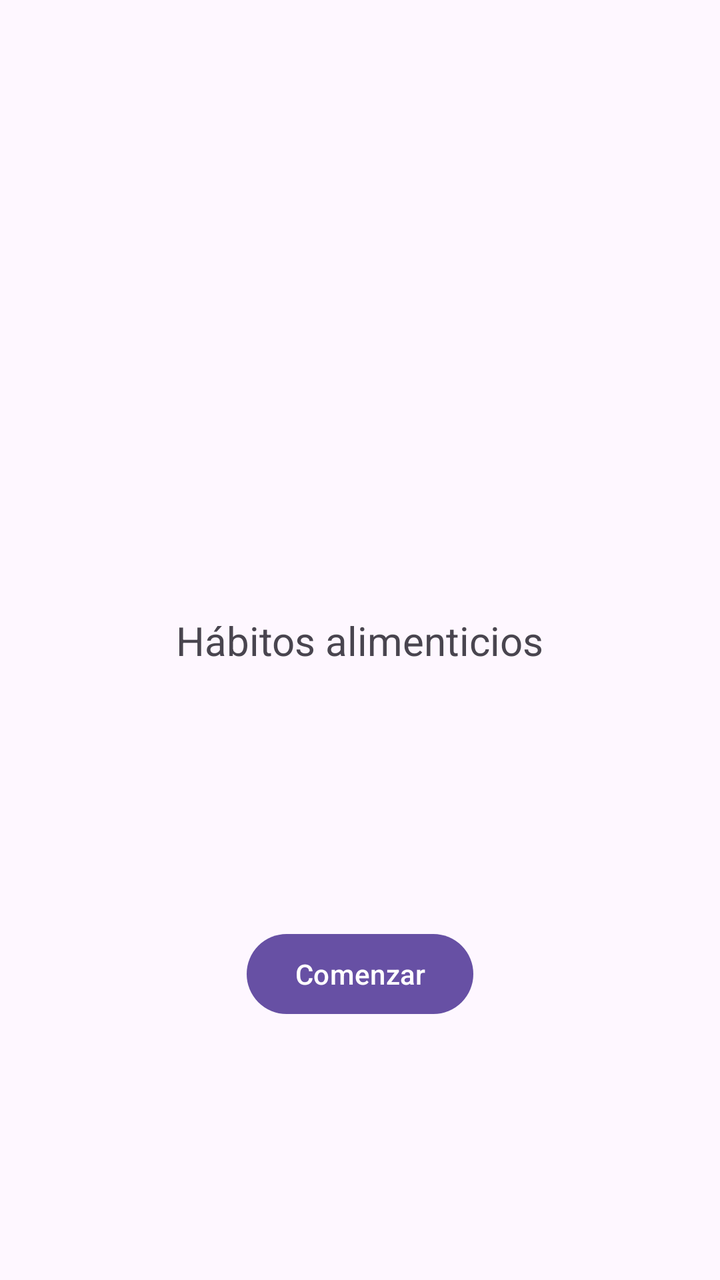
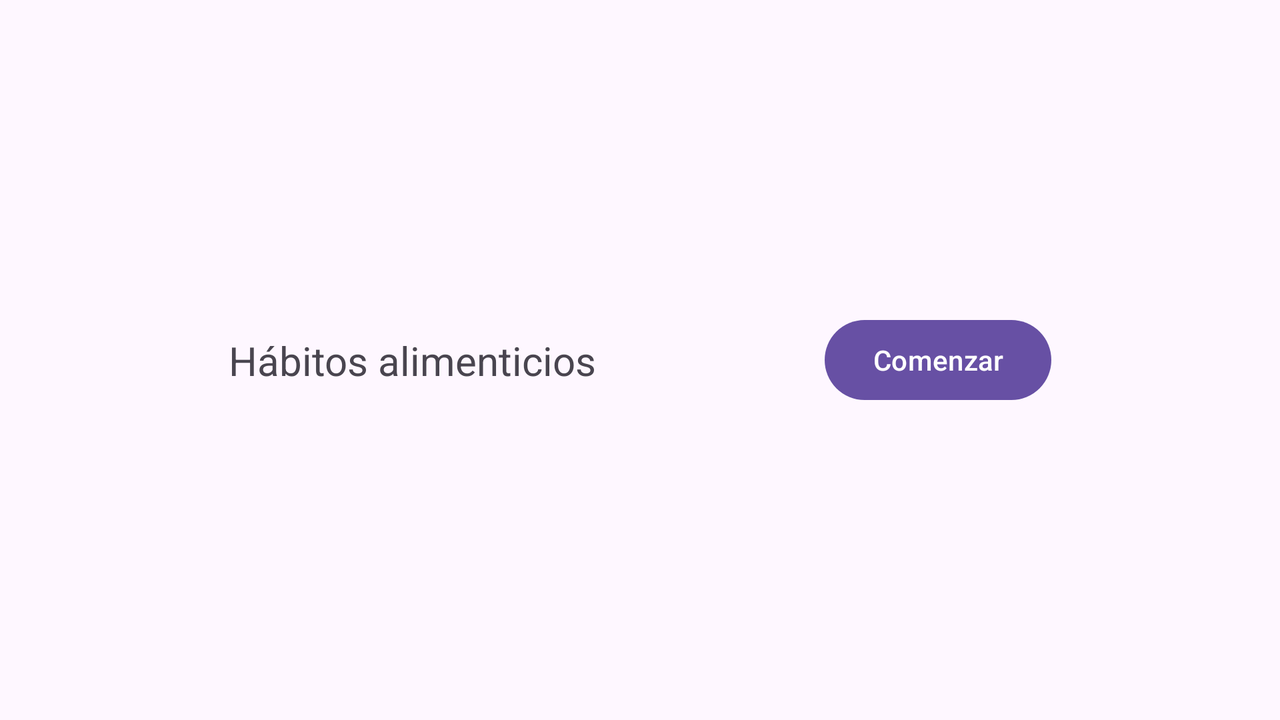

An Android layout and its configuration variant, each rendered on a device that would load it. The default file and the variant file are quoted in full after the pictures.
<!-- AndroidManifest.xml: application theme Theme.HabitosAlimenticios -->
<!-- res/layout/fragment_login.xml -->
<?xml version="1.0" encoding="utf-8"?>
<androidx.constraintlayout.widget.ConstraintLayout xmlns:android="http://schemas.android.com/apk/res/android"
    xmlns:app="http://schemas.android.com/apk/res-auto"
    xmlns:tools="http://schemas.android.com/tools"
    android:id="@+id/frameLayout"
    android:layout_width="match_parent"
    android:layout_height="match_parent"
    tools:context=".destinations.LoginFragment">

    <Button
        android:id="@+id/button_comenzar"
        android:layout_width="wrap_content"
        android:layout_height="wrap_content"
        android:text="Comenzar"
        app:layout_constraintBottom_toBottomOf="parent"
        app:layout_constraintEnd_toEndOf="parent"
        app:layout_constraintHorizontal_bias="0.5"
        app:layout_constraintStart_toStartOf="parent"
        app:layout_constraintTop_toBottomOf="@+id/textView" />

    <TextView
        android:id="@+id/textView"
        android:layout_width="wrap_content"
        android:layout_height="wrap_content"
        android:text="Hábitos alimenticios"
        android:textSize="20sp"
        app:layout_constraintBottom_toBottomOf="parent"
        app:layout_constraintEnd_toEndOf="parent"
        app:layout_constraintHorizontal_bias="0.5"
        app:layout_constraintStart_toStartOf="parent"
        app:layout_constraintTop_toTopOf="parent"
        app:layout_constraintVertical_bias="0.5" />
</androidx.constraintlayout.widget.ConstraintLayout>
<!-- resources referenced by this layout -->
<resources>
  <style name="Theme.HabitosAlimenticios" parent="Base.Theme.HabitosAlimenticios" />
  <style name="Base.Theme.HabitosAlimenticios" parent="Theme.Material3.DayNight.NoActionBar">
          
          
      </style>
</resources>
<!-- res/layout-land/fragment_login.xml (the repository's variant of the layout above) -->
<!-- drawn on the phone turned sideways -->
<?xml version="1.0" encoding="utf-8"?>
<androidx.constraintlayout.widget.ConstraintLayout xmlns:android="http://schemas.android.com/apk/res/android"
    xmlns:app="http://schemas.android.com/apk/res-auto"
    xmlns:tools="http://schemas.android.com/tools"
    android:id="@+id/frameLayout"
    android:layout_width="match_parent"
    android:layout_height="match_parent"
    tools:context=".destinations.LoginFragment">

    <Button
        android:id="@+id/button_comenzar"
        android:layout_width="wrap_content"
        android:layout_height="wrap_content"
        android:text="Comenzar"
        app:layout_constraintBottom_toBottomOf="parent"
        app:layout_constraintEnd_toEndOf="parent"
        app:layout_constraintHorizontal_bias="0.5"
        app:layout_constraintStart_toEndOf="@+id/textView"
        app:layout_constraintTop_toTopOf="parent"
        app:layout_constraintVertical_bias="0.5" />

    <TextView
        android:id="@+id/textView"
        android:layout_width="wrap_content"
        android:layout_height="wrap_content"
        android:text="Hábitos alimenticios"
        android:textSize="20sp"
        app:layout_constraintBottom_toBottomOf="parent"
        app:layout_constraintEnd_toStartOf="@+id/button_comenzar"
        app:layout_constraintHorizontal_bias="0.5"
        app:layout_constraintStart_toStartOf="parent"
        app:layout_constraintTop_toTopOf="parent"
        app:layout_constraintVertical_bias="0.5" />
</androidx.constraintlayout.widget.ConstraintLayout>
